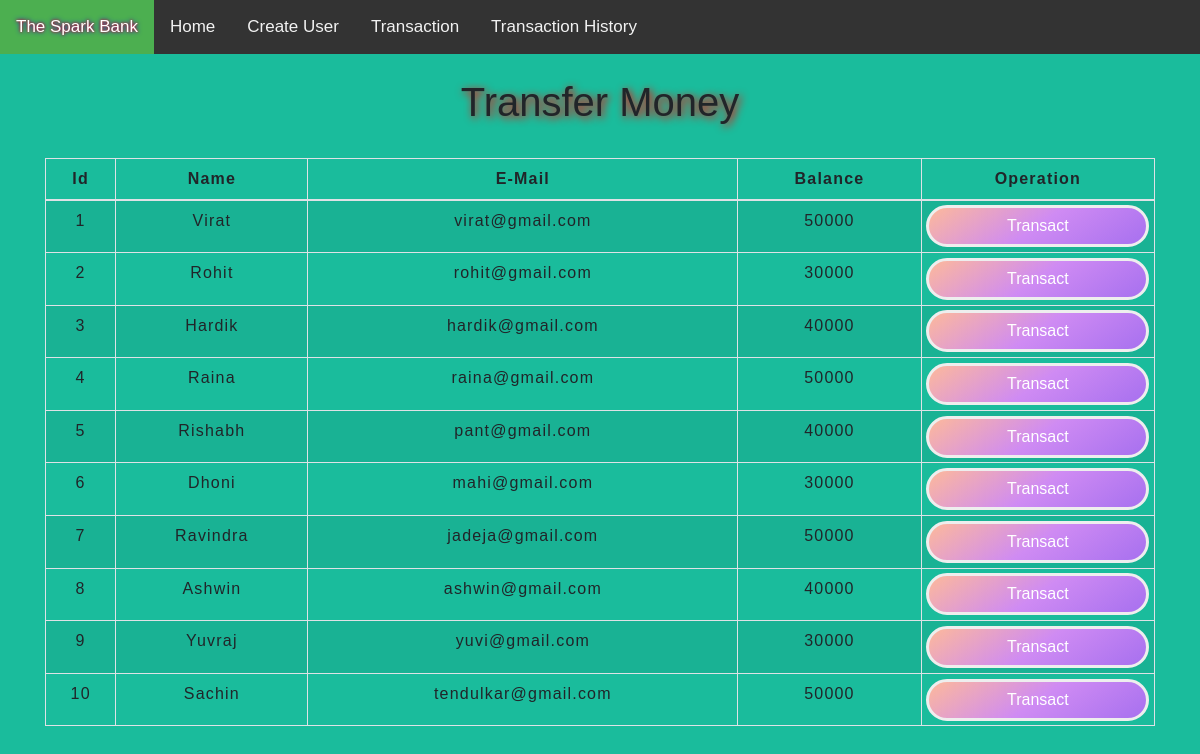
The app's page /transfermoney.php with its own data.
### tables this page shows
CREATE TABLE `users` (
  `id` int(3) NOT NULL,
  `name` text NOT NULL,
  `email` varchar(30) NOT NULL,
  `balance` int(8) NOT NULL
);

### transfermoney.php (the view, shortened to what this page needs)
<!DOCTYPE html>
<html lang="en">
<head>
    <link rel="stylesheet" href="https://maxcdn.bootstrapcdn.com/bootstrap/4.0.0/css/bootstrap.min.css">
    <link rel="stylesheet" type="text/css" href="css/table.css">
    <link rel="stylesheet" href="https://cdnjs.cloudflare.com/ajax/libs/font-awesome/4.7.0/css/font-awesome.min.css">
    <link rel="stylesheet" type="text/css" href="css/navbar.css">
</head>
<body style="background-color:#1abc9c" >
<div class="topnav" id="myTopnav">
  <a href="index.php" style="text-shadow: 0 0 3px #FF0000, 0 0 5px #0000FF;"  class="active">The Spark Bank</a>
  <a href="index.php">Home</a>
  <a href="createuser.php">Create User</a>
  <a href="transfermoney.php">Transaction</a>
  <a href="transactionhistory.php">Transaction History</a>
</div>
<?php
    include 'config.php';
    $sql = "SELECT * FROM users";
    $result = mysqli_query($conn,$sql);
?>
<div class="container">
        <h2 class="text-center pt-4" style="text-shadow: 2px 2px 8px #FF0000;">Transfer Money</h2>
        <br>
            <div class="row">
                <div class="col">
                    <div class="table-responsive-sm">
                    <table class="table table-hover table-sm table-striped table-condensed table-bordered">
                        <thead>
                            <tr>
                            <th scope="col" class="text-center py-2">Id</th>
                            <th scope="col" class="text-center py-2">Name</th>
                            <th scope="col" class="text-center py-2">E-Mail</th>
                            <th scope="col" class="text-center py-2">Balance</th>
                            <th scope="col" class="text-center py-2">Operation</th>
                            </tr>
                        </thead>
                        <tbody>
                <?php
                    while($rows=mysqli_fetch_assoc($result)){
                ?>
                    <tr>
                        <td class="py-2"><?php echo $rows['id'] ?></td>
                        <td class="py-2"><?php echo $rows['name']?></td>
                        <td class="py-2"><?php echo $rows['email']?></td>
                        <td class="py-2"><?php echo $rows['balance']?></td>
                        <td><a href="selecteduserdetail.php?id= <?php echo $rows['id'] ;?>">
                        <button  class="col btn btn-funky-moon btn-rounded .btn-hover ">
                               Transact
                        </button></a></td>
                    </tr>
                <?php
                    }
                ?>
            </tbody>
          </table>
         </div>
       </div>
      </div>
  </div>
</body>
</html>

### css/table.css (style rules this page uses)
* { padding: 0; margin: 0; box-sizing: border-box; font-family: sans-serif; }
h2 { font-size: 40px; }
table { letter-spacing: 1.2px; }
td { text-align: center; }
button { border:none; background: #d9d9d9; transition: 1s; }

### css/navbar.css (style rules this page uses)
.topnav { overflow: hidden; background-color: #333; }
.topnav a { float: left; display: block; color: #f2f2f2; text-align: center; padding: 14px 16px; text-decoration: none; font-size: 17px; }
.topnav a.active { background-color: #4CAF50; color: white; }

### transfermoney.php (style rules this page uses)
.btn-funky-moon { background: #A770EF; background: -webkit-linear-gradient(145deg, #FDB99B, #CF8BF3, #A770EF); background: linear-gradient(145deg, #FDB99B, #CF8BF3, #A770EF); color: #fff; border: 3px solid #eee; }
.btn-rounded { border-radius: 35px; }

### records on screen
users: id "1", name "Virat", email "virat@gmail.com", balance "50000"
users: id "2", name "Rohit", email "rohit@gmail.com", balance "30000"
users: id "3", name "Hardik", email "hardik@gmail.com", balance "40000"
users: id "4", name "Raina", email "raina@gmail.com", balance "50000"
users: id "5", name "Rishabh", email "pant@gmail.com", balance "40000"
users: id "6", name "Dhoni", email "mahi@gmail.com", balance "30000"
users: id "7", name "Ravindra", email "jadeja@gmail.com", balance "50000"
users: id "8", name "Ashwin", email "ashwin@gmail.com", balance "40000"
users: id "9", name "Yuvraj", email "yuvi@gmail.com", balance "30000"
users: id "10", name "Sachin", email "tendulkar@gmail.com", balance "50000"
